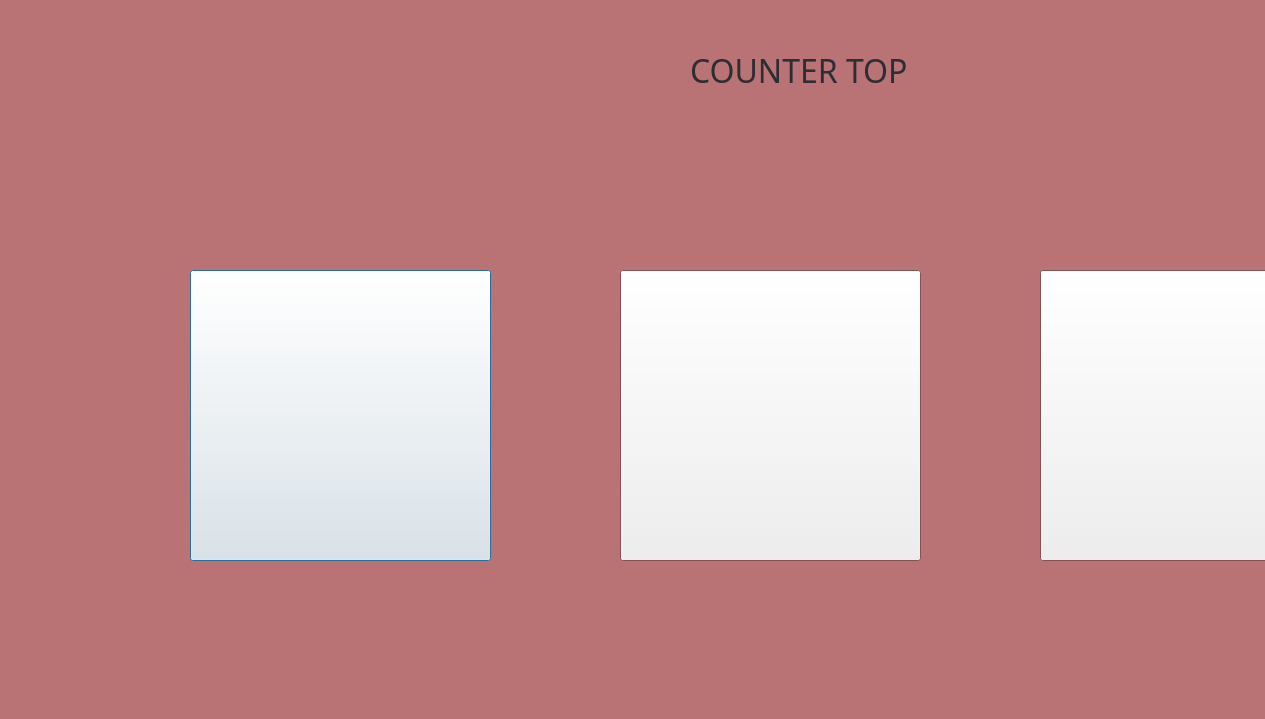
<?xml version="1.0" encoding="UTF-8"?>
<ui version="4.0">
 <class>counterTop</class>
 <widget class="QDialog" name="counterTop">
  <property name="geometry">
   <rect>
    <x>0</x>
    <y>0</y>
    <width>1265</width>
    <height>719</height>
   </rect>
  </property>
  <property name="palette">
   <palette>
    <active>
     <colorrole role="Window">
      <brush brushstyle="SolidPattern">
       <color alpha="255">
        <red>185</red>
        <green>115</green>
        <blue>117</blue>
       </color>
      </brush>
     </colorrole>
    </active>
    <inactive>
     <colorrole role="Window">
      <brush brushstyle="SolidPattern">
       <color alpha="255">
        <red>185</red>
        <green>115</green>
        <blue>117</blue>
       </color>
      </brush>
     </colorrole>
    </inactive>
    <disabled>
     <colorrole role="Base">
      <brush brushstyle="SolidPattern">
       <color alpha="255">
        <red>185</red>
        <green>115</green>
        <blue>117</blue>
       </color>
      </brush>
     </colorrole>
     <colorrole role="Window">
      <brush brushstyle="SolidPattern">
       <color alpha="255">
        <red>185</red>
        <green>115</green>
        <blue>117</blue>
       </color>
      </brush>
     </colorrole>
    </disabled>
   </palette>
  </property>
  <property name="windowTitle">
   <string>Dialog</string>
  </property>
  <widget class="QLabel" name="label">
   <property name="geometry">
    <rect>
     <x>690</x>
     <y>50</y>
     <width>261</width>
     <height>41</height>
    </rect>
   </property>
   <property name="palette">
    <palette>
     <active>
      <colorrole role="WindowText">
       <brush brushstyle="SolidPattern">
        <color alpha="255">
         <red>45</red>
         <green>45</green>
         <blue>52</blue>
        </color>
       </brush>
      </colorrole>
     </active>
     <inactive>
      <colorrole role="WindowText">
       <brush brushstyle="SolidPattern">
        <color alpha="255">
         <red>45</red>
         <green>45</green>
         <blue>52</blue>
        </color>
       </brush>
      </colorrole>
     </inactive>
     <disabled/>
    </palette>
   </property>
   <property name="font">
    <font>
     <family>Britannic Bold</family>
     <pointsize>24</pointsize>
    </font>
   </property>
   <property name="text">
    <string>COUNTER TOP</string>
   </property>
  </widget>
  <widget class="QPushButton" name="top1btn">
   <property name="geometry">
    <rect>
     <x>190</x>
     <y>270</y>
     <width>301</width>
     <height>291</height>
    </rect>
   </property>
   <property name="text">
    <string/>
   </property>
  </widget>
  <widget class="QPushButton" name="top2btn">
   <property name="geometry">
    <rect>
     <x>620</x>
     <y>270</y>
     <width>301</width>
     <height>291</height>
    </rect>
   </property>
   <property name="text">
    <string/>
   </property>
  </widget>
  <widget class="QPushButton" name="top3btn">
   <property name="geometry">
    <rect>
     <x>1040</x>
     <y>270</y>
     <width>301</width>
     <height>291</height>
    </rect>
   </property>
   <property name="text">
    <string/>
   </property>
  </widget>
 </widget>
 <resources/>
 <connections/>
</ui>
